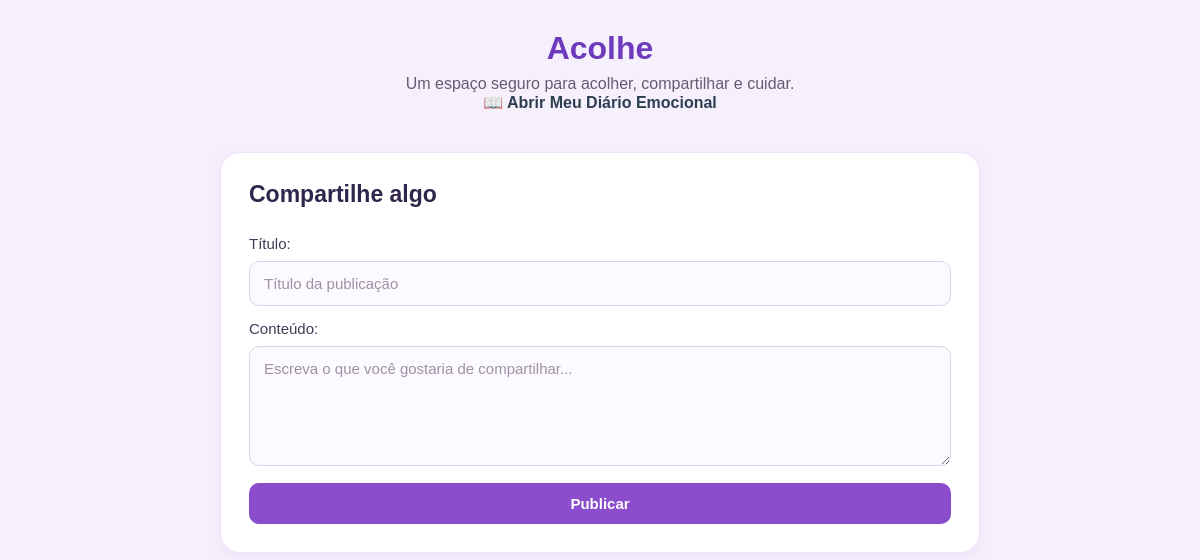
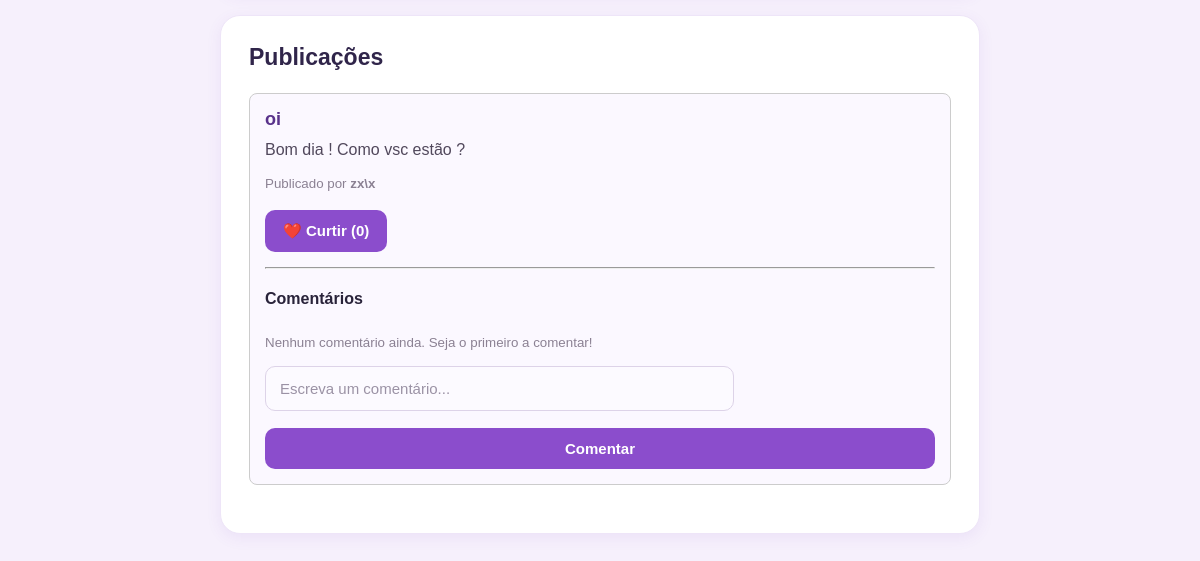
Before: /feed with the older database file (2 pictures, top to bottom).
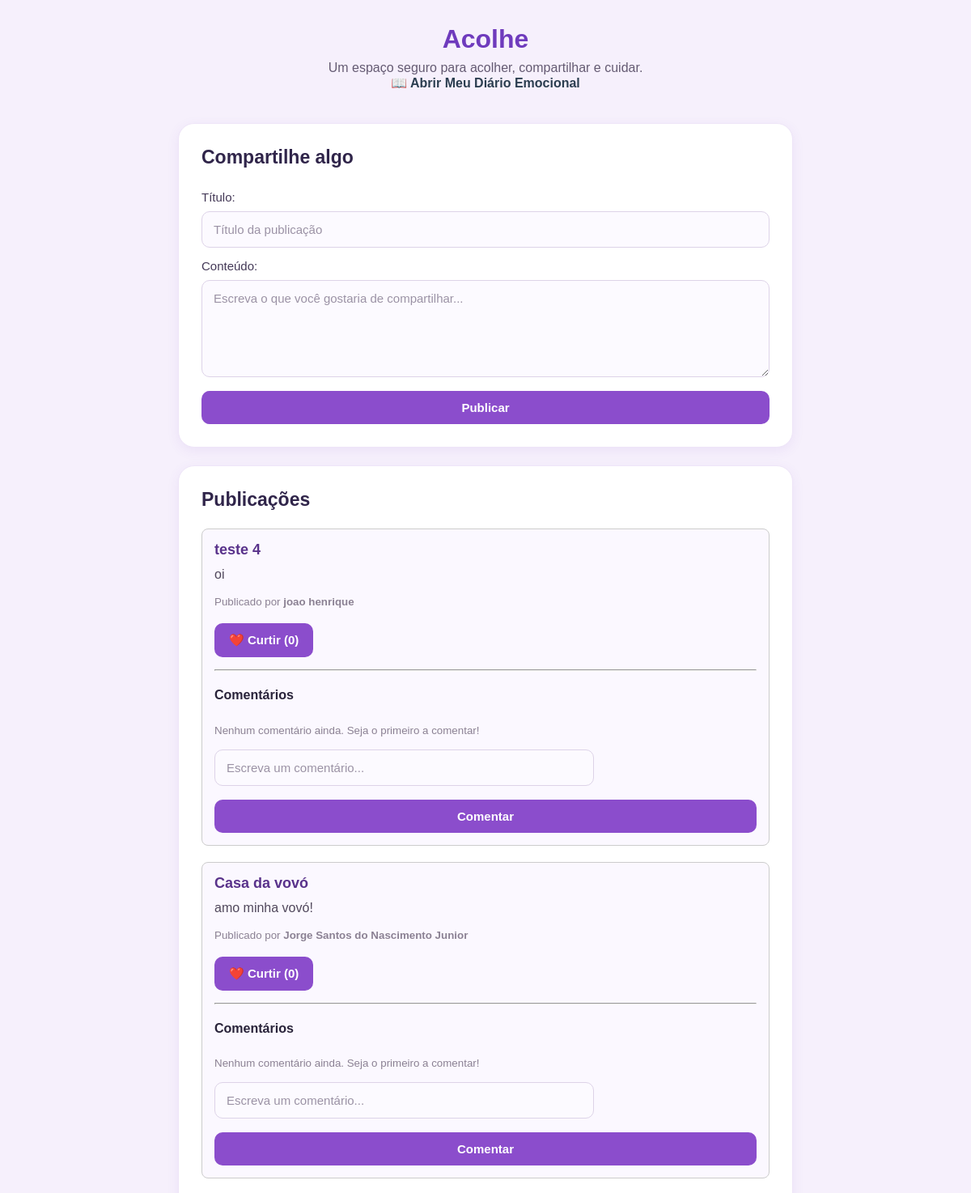
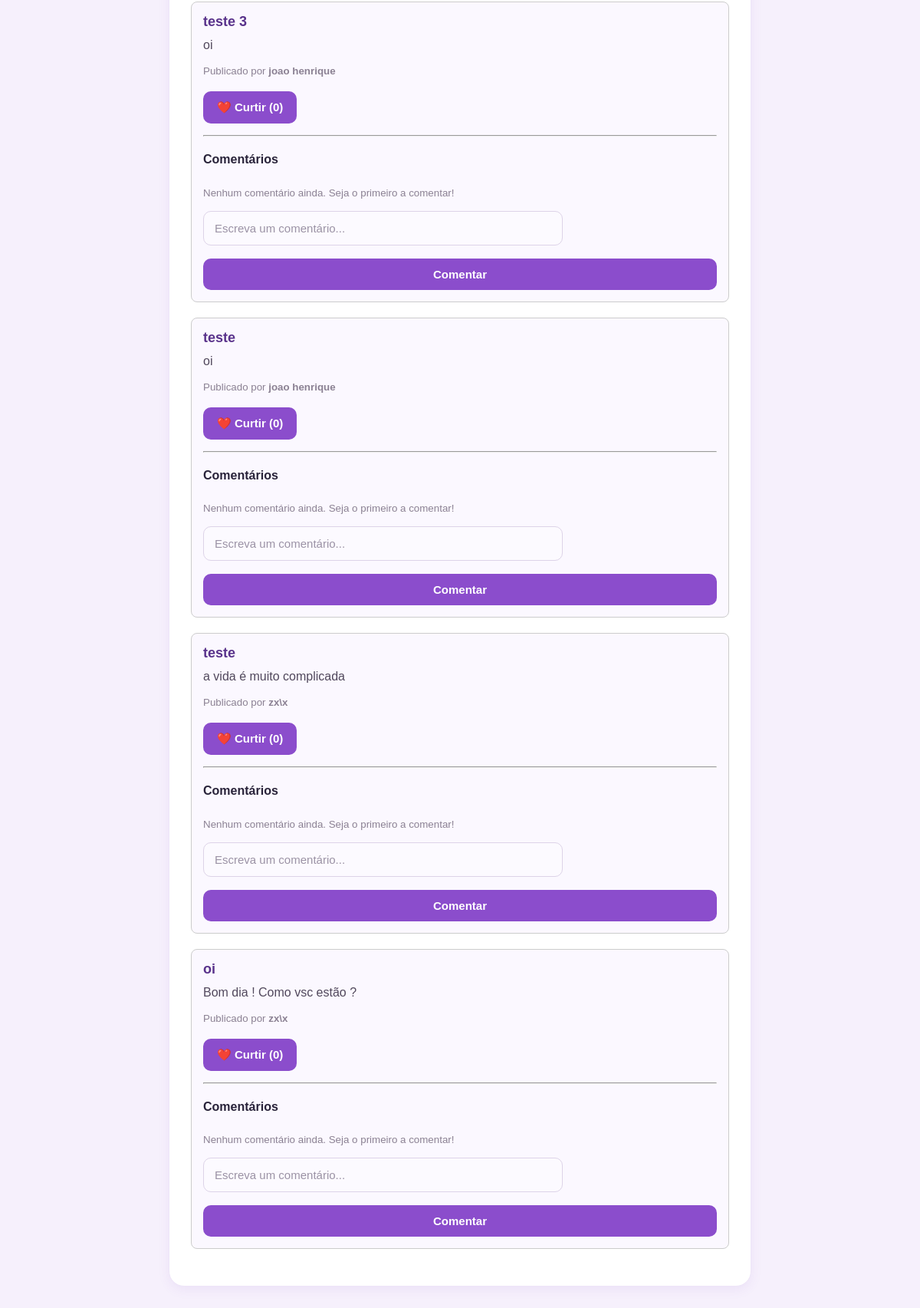
After: the same page with the newer database file (2 pictures, top to bottom).
### model.py (models this page shows)
class Publi(db.Model):
    __tablename__ = 'publicacoes'
    id_publi = db.Column(db.Integer, primary_key=True)
    titulo_publi = db.Column(db.String(150), nullable=False)
    texto_publi = db.Column(db.String(500), nullable=False)
    status = db.Column(db.String(50), default='ativo')
    data_publi = db.Column(db.DateTime, default=db.func.now())
    usu_id = db.Column(
        db.Integer,
        db.ForeignKey('usuarios.id_usu'),
        nullable=False
    )
    curtidas = db.relationship('Curt', backref='publicacao', lazy=True)
    comentarios = db.relationship('Coment', backref='publicacao', lazy=True)

class Usu(db.Model):
    __tablename__ = 'usuarios'
    id_usu = db.Column(db.Integer, primary_key=True)
    nome = db.Column(db.String(40), nullable=False)
    gmail = db.Column(db.String(60), nullable=False, unique=True)
    senha = db.Column(db.String(100), nullable=False)
    curtidas = db.relationship('Curt', backref='usuario', lazy=True)
    comentarios = db.relationship('Coment', backref='usuario', lazy=True)
    publicacoes = db.relationship('Publi', backref='usuario', lazy=True)
    diarios = db.relationship('Diar', backref='usuario', lazy=True)
    notificacoes = db.relationship('Not', backref='usuario', lazy=True)

### app.py (the view)
@app.route("/feed")
def index():
    usuarios = Usu.query.all()
    publicacoes = Publi.query.order_by(Publi.data_publi.desc()).all()
    return render_template(
        "index.html",
        usuarios=usuarios,
        publicacoes=publicacoes
    )

### templates/index.html (shortened to what this page needs)
{% extends "base.html" %}
{% block conteudo %}
   <header>
        <h1>Acolhe</h1>
        <p>Um espaço seguro para acolher, compartilhar e cuidar.</p>
        <p>
            <a href="{{ url_for('diar.index') }}" style="font-weight: bold; color: #2c3e50;">📖 Abrir Meu Diário Emocional</a>
        </p>
    </header>
    <section>
        <h2>Compartilhe algo</h2>
        <form action="{{ url_for('publi.create') }}" method="post">
            <label for="titulo">Título:</label>
            <input type="text" id="titulo" name="titulo" placeholder="Título da publicação" required>
            <label for="conteudo">Conteúdo:</label>
            <textarea id="conteudo" name="conteudo" placeholder="Escreva o que você gostaria de compartilhar..." required></textarea>
            <button type="submit">Publicar</button>
        </form>
    </section>
    <section>
        <h2>Publicações</h2>
        {% if publicacoes %}
            {% for publicacao in publicacoes %}
                <article class="publicacao" style="border: 1px solid #ccc; padding: 15px; margin-bottom: 20px; border-radius: 8px;">
                    <h3>{{ publicacao.titulo_publi }}</h3>
                    <p>{{ publicacao.texto_publi }}</p>
                    {% if publicacao.usuario %}
                        <small>Publicado por <strong>{{ publicacao.usuario.nome }}</strong></small>
                    {% endif %}
                    <div style="margin-top: 10px;">
                        <form action="{{ url_for('publi.curtir', publi_id=publicacao.id_publi) }}" method="post" style="display: inline;">
                            <button type="submit">❤️ Curtir ({{ publicacao.curtidas|length if publicacao.curtidas else 0 }})</button>
                        </form>
                    </div>
                    <hr style="margin: 15px 0;">
                    <h4>Comentários</h4>
                    {% if publicacao.comentarios %}
                        <ul style="list-style-type: none; padding-left: 0;">
                            {% for comentario in publicacao.comentarios %}
                                <li style="background: #f4f4f4; padding: 8px; margin-bottom: 5px; border-radius: 4px;">
                                    <strong>{{ comentario.usuario.nome if comentario.usuario else 'Anônimo' }}:</strong>
                                    {{ comentario.texto_coment }}
                                </li>
                            {% endfor %}
                        </ul>
                    {% else %}
                        <p><small>Nenhum comentário ainda. Seja o primeiro a comentar!</small></p>
                    {% endif %}
                    <form action="{{ url_for('publi.comentar', publi_id=publicacao.id_publi) }}" method="post" style="margin-top: 10px;">
                        <input type="text" name="texto_coment" placeholder="Escreva um comentário..." required style="width: 70%;">
                        <button type="submit">Comentar</button>
                    </form>
                </article>
            {% endfor %}
        {% else %}
            <p>Ainda não existem publicações.</p>
        {% endif %}
    </section>
{% endblock conteudo %}

### templates/base.html (shortened to what this page needs)
<!DOCTYPE html>
<html lang="pt-br">
    <head>
        <link rel="stylesheet" href="{{ url_for('static', filename='css/style.css') }}">
    </head>
    <body>
        <main>
            {% block conteudo %}{% endblock conteudo %}
        </main>
    </body>
</html>

### static/css/style.css (style rules this page uses)
* { box-sizing: border-box; }
body { font-family: Arial, sans-serif; margin: 0; padding: 20px; background: #f6f0fc; color: #29233a; }
header { text-align: center; margin-bottom: 30px; padding: 10px; }
header h1 { color: #6f3bbd; font-size: 32px; margin: 0 0 8px; font-weight: 700; }
header p { color: #655b73; font-size: 16px; margin: 0; }
main { max-width: 760px; margin: 0 auto; }
section { background: #ffffff; padding: 28px; margin-bottom: 22px; border-radius: 20px; box-shadow: 0 4px 15px rgba(111, 59, 189, 0.08); border: 1px solid #eee5f8; }
section h2 { margin-top: 0; margin-bottom: 22px; color: #30254a; font-size: 23px; }
form { display: flex; flex-direction: column; gap: 9px; }
label { color: #443957; font-size: 15px; margin-top: 5px; }
input, textarea { width: 100%; padding: 13px 14px; border: 1px solid #ddd3e8; border-radius: 10px; background: #fcfaff; color: #332b40; font-family: Arial, sans-serif; font-size: 15px; outline: none; transition: 0.2s; }
input::placeholder, textarea::placeholder { color: #9b92a5; }
textarea { min-height: 120px; resize: vertical; }
button { margin-top: 8px; padding: 12px 18px; cursor: pointer; border: none; border-radius: 10px; background: #8b4dcc; color: white; font-size: 15px; font-weight: 600; transition: 0.2s; }
.publicacao { background: #fbf8ff; border: 1px solid #eee5f8; padding: 18px; margin-top: 12px; border-radius: 15px; }
.publicacao h3 { margin: 0 0 8px; color: #59328b; font-size: 18px; }
.publicacao p { margin: 0 0 12px; color: #51485c; line-height: 1.5; }
.publicacao small { color: #8b8193; }
a { color: #7a45b8; text-decoration: none; font-weight: 600; }

Changed rows visible on the page:
added Publi: titulo_publi "teste 4", texto_publi "oi", usuario.nome "joao henrique", curtidas|length "0"
added Publi: titulo_publi "Casa da vovó", texto_publi "amo minha vovó!", usuario.nome "Jorge Santos do Nascimento Junior", curtidas|length "0"
added Publi: titulo_publi "teste 3", texto_publi "oi", usuario.nome "joao henrique", curtidas|length "0"
added Publi: titulo_publi "teste", texto_publi "oi", usuario.nome "joao henrique", curtidas|length "0"
added Publi: titulo_publi "teste", texto_publi "a vida é muito complicada", usuario.nome "zx\\x", curtidas|length "0"
